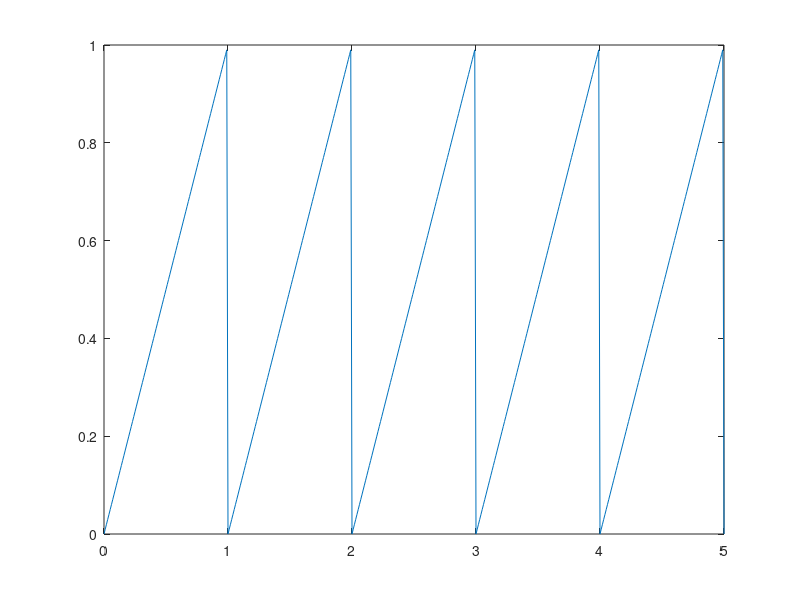

MATLAB code for this plot: (Note: this script raises an error after producing the figure.)
clear;

T = 1;
Ta = 0.01;
t = 0:Ta:5;

y = (sawtooth(2*pi*t) + 1)/2;
figure(1)
plot(t,y);

[X,f] = Espetro(y,Ta);
figure(2)
plot(f,abs(X))